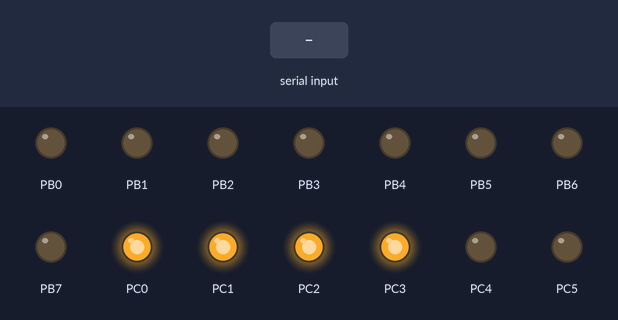
This program was run on a simulated ATmega16, built with avr-gcc and emulated at 1 MHz. On the bench: output pins drawn as LEDs (lit = HIGH). The inputs (shaded band) are chosen by the test bench. What the program prints to the serial monitor is not drawn.

Above: at 1.2 s.
1.3 s: "1" received over Serial
Timing chart, 0 to 4.3 s (numbered marks = the images above; inputs shaded):
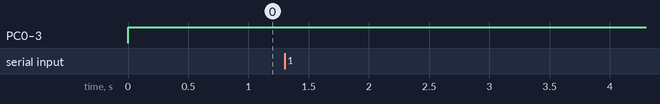

The program:

Communicatie.c
```c
/*
 * Communicatie.c
 *
 * Created: 19/05/2015 18:40:32
 *  Author: gijsimus
 */
#define x_size 1		// X grote van de array
#define y_size 8		// Y grote van de array
#define F_CPU 1000000UL	// snelheid van de klok
#include <avr/io.h>
#include <util/delay.h>
#define USART_BAUDRATE 4800UL // 4800 baudrate
#define BAUD_PRESCALE  12// ((F_CPU / (16UL * USART_BAUDRATE)) - 1) // berekening voor in de UBBR
// baudvalue = 13.02 dus goed
// voor pin configuratie en pin status aan te passen
#define bit(x) (1 << x)		// kleine functie om een bit hoog te zetten

void Configuration();		// declaratie van bepaalde functies
void setPanel(unsigned char, unsigned char);
int main(void)
{
	char data;
	Configuration();
	while(1) // Loop forever
	{
		// receive
		while (!(UCSRA & (1<<RXC)));	// De RXC flag zit in het UCSRA register deze word geset van af het moment dat er ongelezen data in de receive buffer zit
		data = UDR;
		// transmit
		while (!(UCSRA & (1<<UDRE)));	// de UDRE flag toont aan of de UDR klaar is om nieuwe data te krijgen, we gaan dus wachten tot dat deze leeg is.
		UDR = data;

		//setPanel(0b11010011, 0b10010100);
		//_delay_ms(10);
	}

}
void Configuration()
{
	// USART
	UBRRH = (BAUD_PRESCALE >> 8);									 // Laad de 4 MSB in 12 bit register
	UBRRL = BAUD_PRESCALE;											 // Laad de 8 LSB in 12 bit register
	UCSRB = bit(RXEN)|bit(TXEN);								 	 // Zet de transmition flag en receiver flag hoog
	UCSRC = bit(URSEL)|(1<<UCSZ0)|bit(UCSZ1)|bit(USBS);	 // USBS ( keuze voor hoeveel stop bits) UCSZ[1:0] dienen voor hoeveel data bits er zijn ( 8 )
	// omdat we gebruik maken van de interne clock en zo voor ASYNCHRONE normal mode gebruik maken (voor de baud rate) --> UBRRH en UCSRC delen I/O locaties
	// Hiervoor moet de URSEL bit hoog gemaakt worden
		//	DDRA |= 0xff; //  0b11111111 set alle pinnen op poort A als uitgang
			DDRB |= 0xff; //  0b11111111 set alle pinnen op poort B als uitgang
			DDRC |= 0xff; //  0b11111111 set alle pinnen op poort C als uitgang
			DDRD |= 0xf0; //  0b11110000 set pinnen 4 tot 7 als uitgang
		//	PORTA |= 0x00; // set alle outputs hoog(reset)
			PORTB |= 0x00; // set alle outputs laag(reset)
			PORTC |= 0x0f; // set alle outputs laag(reset)
			PORTD |= 0xff; // set alle outputs laag(reset)
}
void setPanel(unsigned char horizontaal, unsigned char verticaal)
{
	// rechts
	unsigned char testhorizontaal = verticaal;
	unsigned char testverticaal = horizontaal;

	PORTD &= ~bit(5);
	for(int i = 0 ; i < 8 ; i++) {
		//set data lijn juist
		if(horizontaal & bit(i)) PORTC |= bit(2);
		else PORTC &= ~bit(2);
		if(verticaal & bit(i)) PORTC |= bit(3);
		else PORTC &= ~bit(3);
		if(horizontaal & bit(i)) PORTC |= bit(0);
		else PORTC &= ~bit(0);
		if(verticaal & bit(i)) PORTC |= bit(1);
		else PORTC &= ~bit(1);
		if(horizontaal & bit(i)) PORTD |= bit(6);
		else PORTD &= ~bit(6);
		if(verticaal & bit(i)) PORTD |= bit(7);
		else PORTD &= ~bit(7);
		//rising edge op de clk
		_delay_ms(20);
		PORTD |= bit(5);
		//clk terug naar beneden
		_delay_ms(20);
		PORTD &= ~bit(5);
		_delay_ms(20);

	}

	// midden
	/*
	PORTC &= ~bit(5);
	for(int i = 0 ; i < 8 ; i++) {
		//set data lijn juist

		if(horizontaal & bit(i)) PORTB |= bit(2);
		else PORTB &= ~bit(2);
		if(verticaal & bit(i)) PORTB |= bit(3);
		else PORTB &= ~bit(3);

		if(testhorizontaal & bit(i)) PORTB |= bit(0);
		else PORTB &= ~bit(0);
		if(testverticaal & bit(i)) PORTB |= bit(1);
		else PORTB &= ~bit(1);

		if(horizontaal & bit(i)) PORTC |= bit(6);
		else PORTC &= ~bit(6);
		if(verticaal & bit(i)) PORTC |= bit(7);
		else PORTC &= ~bit(7);

		//rising edge op de clk
		_delay_ms(20);
		PORTC |= bit(5);
		//clk terug naar beneden
		_delay_ms(20);
		PORTC &= ~bit(5);
		_delay_ms(20);
	}

	// links

	PORTA &= ~bit(1);
	for(int i = 0 ; i < 8 ; i++) {
		//set data lijn juist

		if(horizontaal & bit(i)) PORTA |= bit(6);
		else PORTA &= ~bit(6);
		if(verticaal & bit(i)) PORTA |= bit(7);
		else PORTA &= ~bit(7);

		if(horizontaal & bit(i)) PORTA |= bit(4);
		else PORTA &= ~bit(4);
		if(verticaal & bit(i)) PORTA |= bit(5);
		else PORTA &= ~bit(5);

		if(horizontaal & bit(i)) PORTA |= bit(2);
		else PORTA &= ~bit(2);
		if(verticaal & bit(i)) PORTA |= bit(3);
		else PORTA &= ~bit(3);

		//rising edge op de clk
		_delay_ms(20);
		PORTA |= bit(1);
		//clk terug naar beneden
		_delay_ms(20);
		PORTA &= ~bit(1);
		_delay_ms(20);

	}
	*/
}
```

Measured:
- after the input at 1.3 s, every drawn part: stays the same
